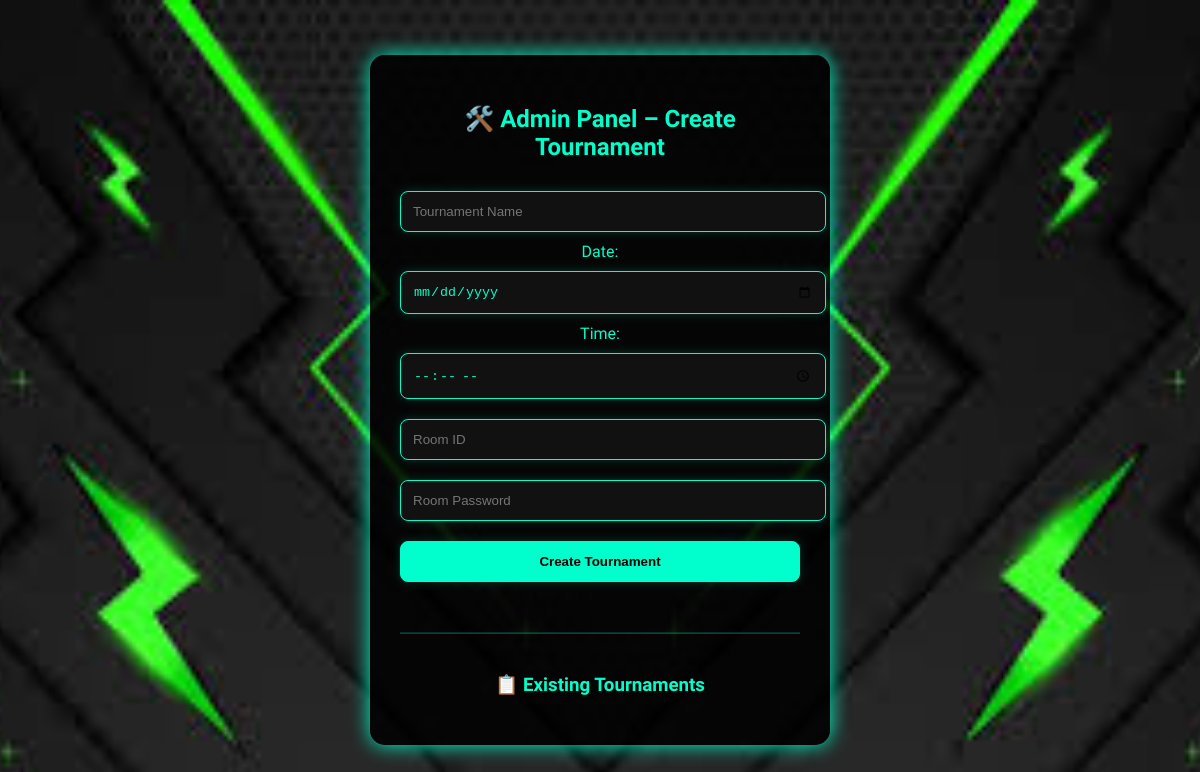
/admin, run on an earlier commit of the app's database.
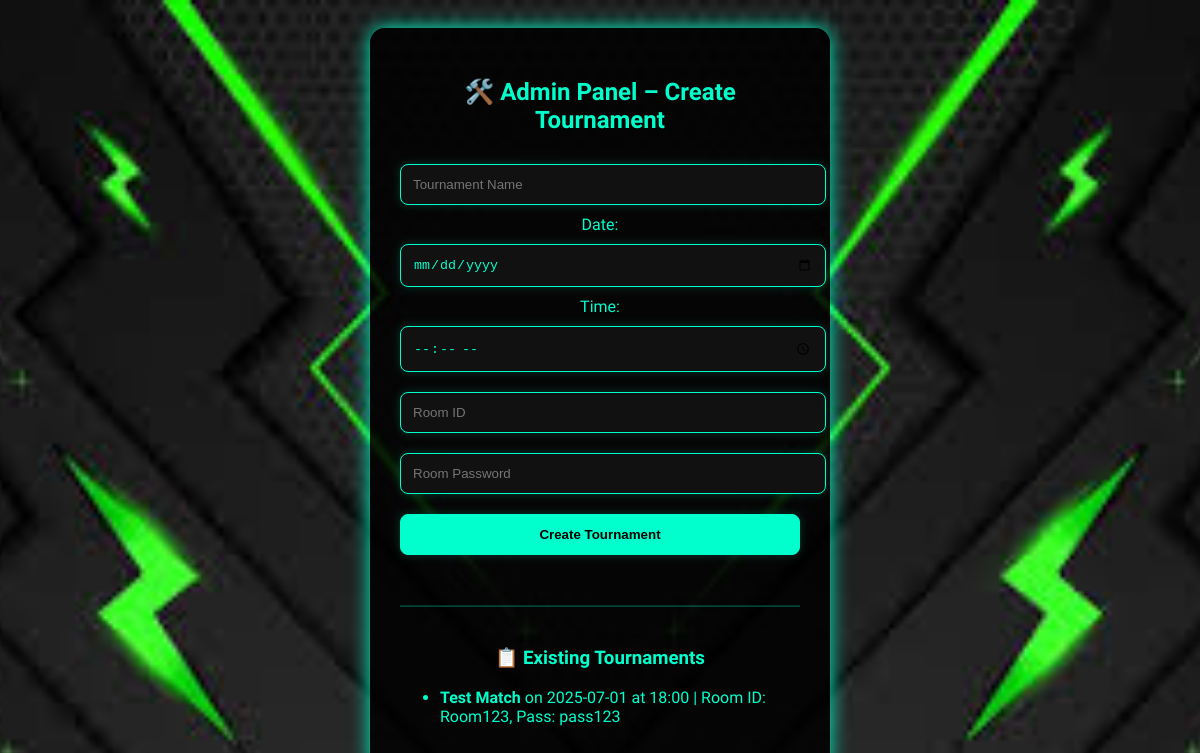
And on a later commit of the database.
### tables this page shows
CREATE TABLE tournaments (
    id INTEGER PRIMARY KEY AUTOINCREMENT,
    name TEXT,
    date TEXT,
    time TEXT,
    room_id TEXT,
    room_pass TEXT
);

### app.py (the view, shortened to what this page needs)
@app.route('/admin', methods=['GET', 'POST'])
def admin():
    conn = sqlite3.connect('tournaments.db')
    c = conn.cursor()
    c.execute("SELECT * FROM tournaments ORDER BY id DESC")
    tournaments = c.fetchall()
    conn.close()
    return render_template("admin.html", tournaments=tournaments)

### templates/admin.html (shortened to what this page needs)
<!DOCTYPE html>
<html lang="en">
<head>
    <link rel="stylesheet" href="/static/css/style.css">
</head>
<body class="neon-theme">
    <div class="container">
        <h2>🛠️ Admin Panel – Create Tournament</h2>
        <form method="POST">
            <input type="text" name="name" placeholder="Tournament Name" required><br>
            <label>Date:</label>
            <input type="date" name="date" required><br>
            <label>Time:</label>
            <input type="time" name="time" required><br>
            <input type="text" name="room_id" placeholder="Room ID" required><br>
            <input type="text" name="room_pass" placeholder="Room Password" required><br>
            <button type="submit">Create Tournament</button>
        </form>
        <hr style="margin: 40px 0; border-color: #00ffcc44;">
        <h3>📋 Existing Tournaments</h3>
        <ul style="text-align: left;">
            {% for t in tournaments %}
                <li><strong>{{ t[1] }}</strong> on {{ t[2] }} at {{ t[3] }} | Room ID: {{ t[4] }}, Pass: {{ t[5] }}</li>
            {% endfor %}
        </ul>
    </div>
</body>
</html>

### static/css/style.css (style rules this page uses)
body.neon-theme { font-family: 'Orbitron', sans-serif; background: url('/static/images/bg.jpg') no-repeat center center fixed; background-size: cover; color: #00ffcc; display: flex; align-items: center; justify-content: center; height: 100vh; margin: 0; }
.container { background-color: rgba(0, 0, 0, 0.85); padding: 30px; border-radius: 15px; box-shadow: 0 0 20px #00ffcc; width: 90%; max-width: 400px; text-align: center; }
input, select, button { width: 100%; padding: 12px; margin: 10px 0; background: #111; color: #00ffcc; border: 1px solid #00ffcc; border-radius: 8px; box-shadow: 0 0 10px #00ffcc33; }
button { background-color: #00ffcc; color: #000; font-weight: bold; cursor: pointer; transition: all 0.3s ease; }

What changed in the data, as far as the page shows it:
added tournaments: name "Test Match", date "2025-07-01", time "18:00", room "Room123", room_pass "pass123"
